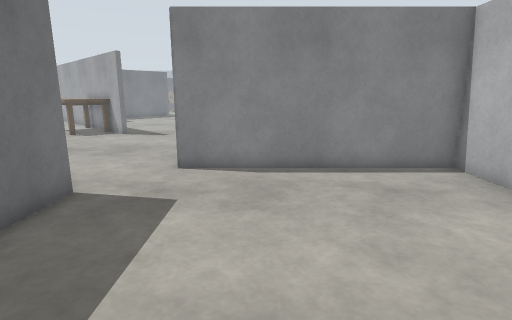
view 1 (above)

20 first-person views from a walk through a Gazebo world. The camera is 1.2 m above the floor, tilts 12° down and sees 80° across. The floor is counted in squares, 0.5 m on a side. Each view is taken from the middle of a square. On the plan, view 1 faces up. The plan holds only what a view shows up to about 18 squares ahead; the rest is blank. The place goes on beyond the plan. Simple shapes stand in for some stock models.

view 2
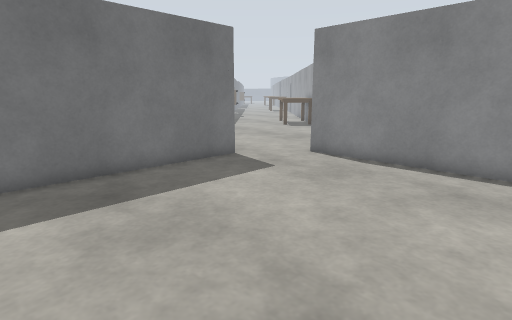

view 3
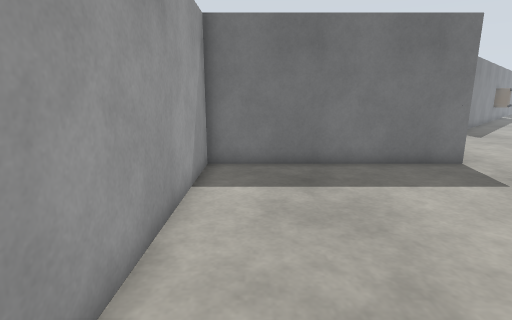

view 4
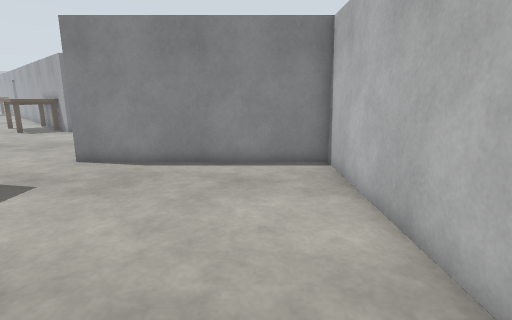

view 5
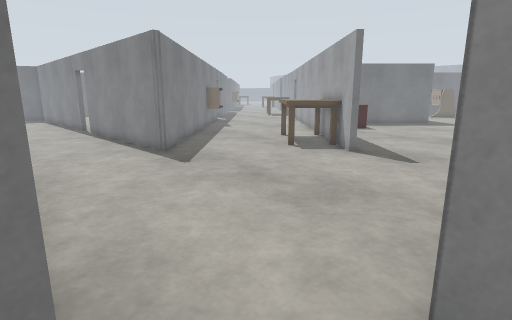

view 6
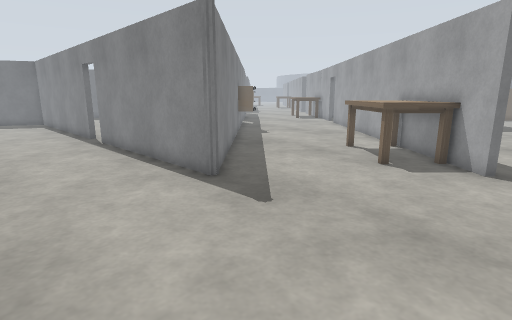

view 7
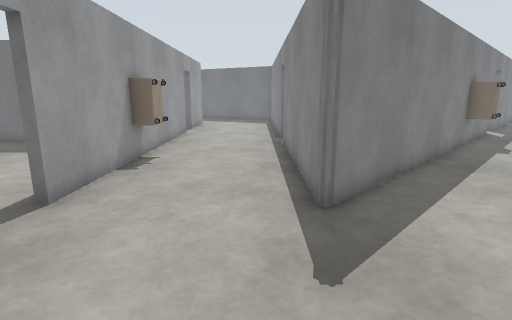

view 8
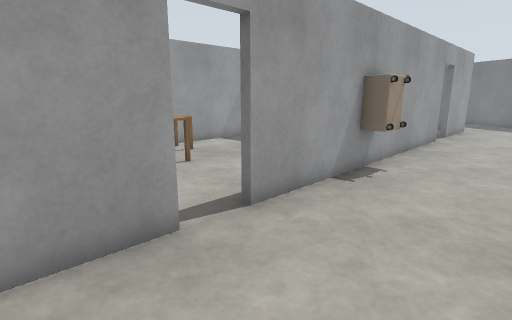

view 9
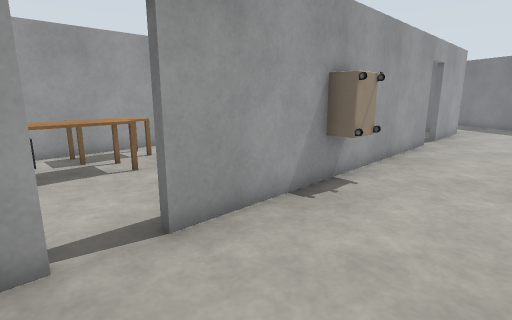

view 10
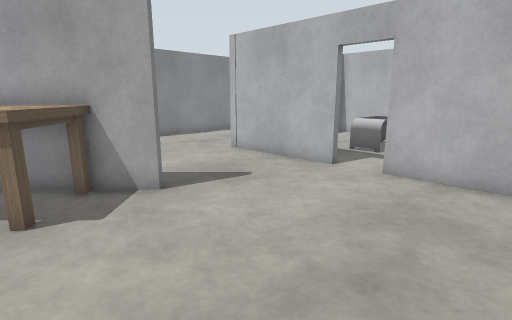

view 11
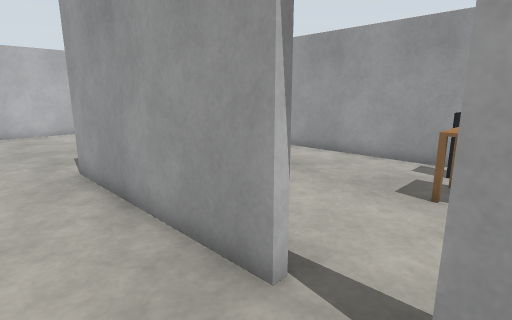

view 12
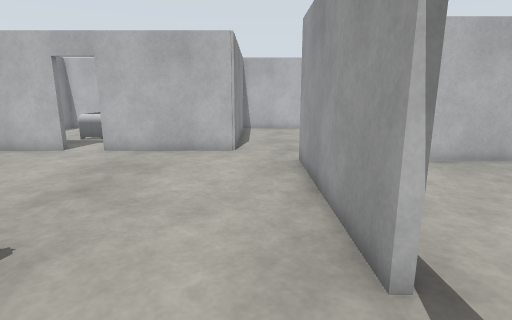

view 13
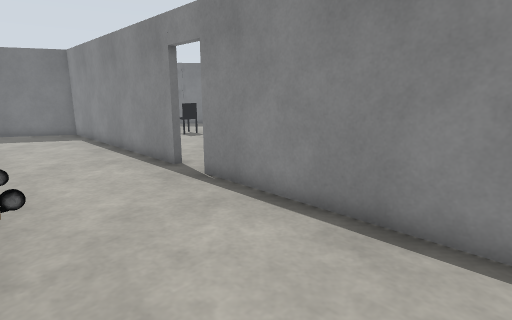

view 14
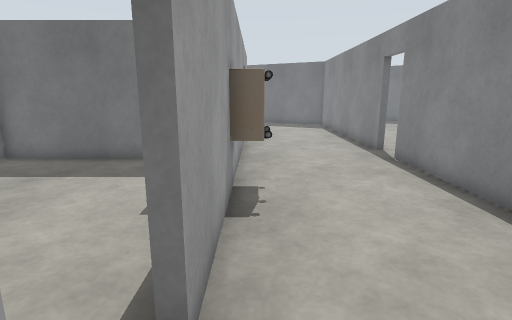

view 15
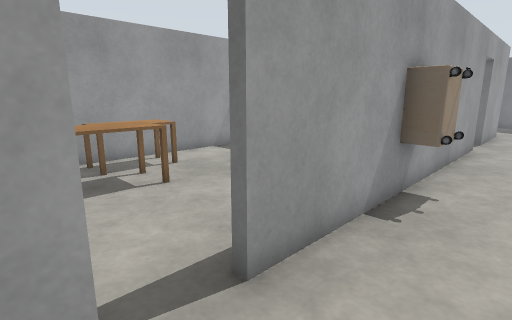

view 16
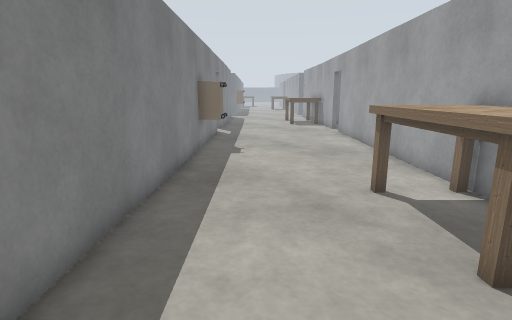

view 17
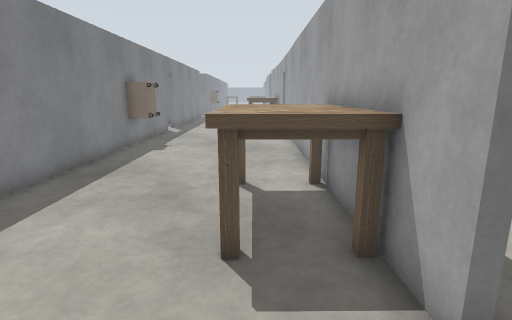

view 18
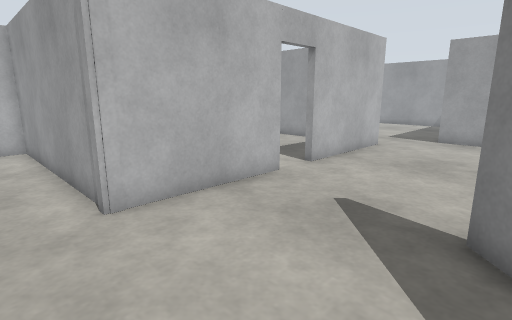

view 19
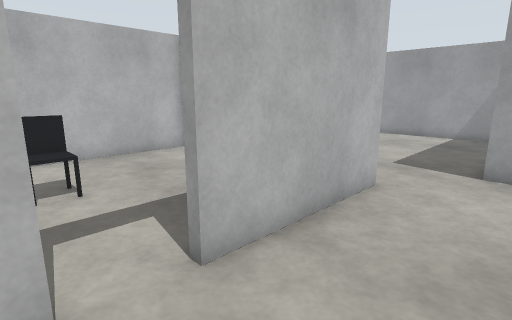

view 20
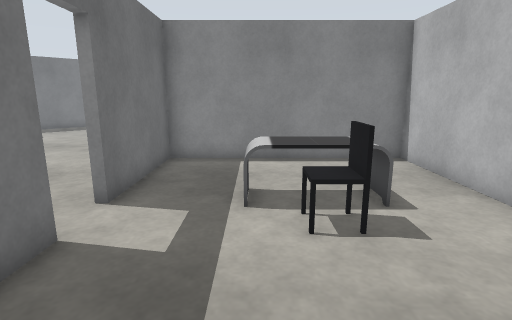

### Floor plan
Points are (right, up) in squares from view 1. A wall is a line through its corners. A room is listed if a view was taken in it or the views show most of it. See-through windows are left out.
Room 1 (views 1, 2, 3, 4, 5)
walls: (6.6, 1.6) (6.6, 9.9) (-2.6, 9.9); (-4.6, 7.4) (-4.6, -1.7) (4.2, -1.7)
ways out: opening at (-4, 9) to room 2
Room 2 (views 6, 7, 8, 9, 10, 11, 12, 13, 14, 15, 16, 17, 18, 19)
walls: (-14.3, 13.8) (-14.3, 13.4) (-23.7, 13.4); (-8.4, 19.1) (-14.8, 25.6); (-8.9, 20) (-8.2, 19.3); (-12.8, 7.4) (-4.6, 7.4); (-22.2, 21.5) (-14.1, 13.4); (-25.5, 13.4) (-36.6, 13.5); (-2.6, 17.5) (-2.6, 22.9) (6.6, 22.9) (6.6, 23.8); (-2.6, 9.9) (-2.6, 15.7); (-26.2, 25.5) (-23.4, 22.7); (-28.4, 7.4) (-14.4, 7.4); (-34.8, 7.4) (-30.1, 7.4)
ways out: opening at (-4, 9) to room 1; open door at (-2.5, 16.5) to room 3; open door at (-13.5, 7) to room 4; opening at (-22.5, 22.5); open door at (-29.5, 7); open door at (-24.5, 13.5)
objects: desk (-23, 22) to (-22, 24); desk (-21, 7) to (-19, 8); table (-14, 18) to (-10, 23)
Room 3 (view 20)
walls: (-2.3, 15.7) (-2.3, 14.5); (1.5, 10.2) (2.6, 10.2); (6.6, 10.1) (6.6, 22.6) (-2.3, 22.6) (-2.3, 17.5)
ways out: open door at (-2.5, 16.5) to room 2
objects: desk (1, 17) to (4, 19); office chair (2, 16) to (3, 17)
Room 4 (no view inside)
walls: (-23.6, 3.7) (-23.6, -1.7) (-5.6, -1.7); (-4.9, -0.5) (-4.9, 2.6)
ways out: open door at (-13.5, 7) to room 2
objects: desk (-18, -1) to (-15, 0); table (-16, 1) to (-13, 2); office chair (-14, -1) to (-13, 0)

Where each view was taken, in squares from view 1:
view 1: 0 up, 0 right, facing up
view 2: 1 down, 5 right, facing up-left
view 3: 0 up, 6 right, facing left
view 4: 1 down, 4 right, facing up
view 5: 7 up, 2 left, facing up-left
view 6: 8 up, 7 left, facing up-left
view 7: 12 up, 8 left, facing left
view 8: 12 up, 10 left, facing down-left
view 9: 12 up, 12 left, facing down-left
view 10: 12 up, 12 left, facing up-right
view 11: 10 up, 15 left, facing down-right
view 12: 9 up, 16 left, facing right
view 13: 8 up, 16 left, facing up-left
view 14: 8 up, 12 left, facing left
view 15: 10 up, 12 left, facing down-left
view 16: 14 up, 11 left, facing up-left
view 17: 16 up, 8 left, facing up-left
view 18: 25 up, 9 left, facing down-right
view 19: 18 up, 6 left, facing down-right
view 20: 11 up, 1 right, facing up
